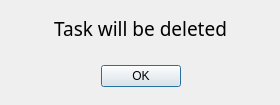
<?xml version="1.0" encoding="UTF-8"?>
<ui version="4.0">
 <class>Confirm</class>
 <widget class="QDialog" name="Confirm">
  <property name="geometry">
   <rect>
    <x>0</x>
    <y>0</y>
    <width>280</width>
    <height>105</height>
   </rect>
  </property>
  <property name="minimumSize">
   <size>
    <width>280</width>
    <height>105</height>
   </size>
  </property>
  <property name="maximumSize">
   <size>
    <width>280</width>
    <height>105</height>
   </size>
  </property>
  <property name="windowTitle">
   <string>Confirmation</string>
  </property>
  <widget class="QDialogButtonBox" name="buttonBox">
   <property name="geometry">
    <rect>
     <x>40</x>
     <y>60</y>
     <width>201</width>
     <height>32</height>
    </rect>
   </property>
   <property name="orientation">
    <enum>Qt::Horizontal</enum>
   </property>
   <property name="standardButtons">
    <set>QDialogButtonBox::Ok</set>
   </property>
   <property name="centerButtons">
    <bool>true</bool>
   </property>
  </widget>
  <widget class="QLabel" name="label">
   <property name="geometry">
    <rect>
     <x>40</x>
     <y>20</y>
     <width>201</width>
     <height>16</height>
    </rect>
   </property>
   <property name="font">
    <font>
     <family>Microsoft YaHei</family>
     <pointsize>14</pointsize>
    </font>
   </property>
   <property name="text">
    <string>Task will be deleted</string>
   </property>
   <property name="alignment">
    <set>Qt::AlignCenter</set>
   </property>
  </widget>
 </widget>
 <resources/>
 <connections>
  <connection>
   <sender>buttonBox</sender>
   <signal>accepted()</signal>
   <receiver>Confirm</receiver>
   <slot>accept()</slot>
   <hints>
    <hint type="sourcelabel">
     <x>248</x>
     <y>254</y>
    </hint>
    <hint type="destinationlabel">
     <x>157</x>
     <y>274</y>
    </hint>
   </hints>
  </connection>
  <connection>
   <sender>buttonBox</sender>
   <signal>rejected()</signal>
   <receiver>Confirm</receiver>
   <slot>reject()</slot>
   <hints>
    <hint type="sourcelabel">
     <x>316</x>
     <y>260</y>
    </hint>
    <hint type="destinationlabel">
     <x>286</x>
     <y>274</y>
    </hint>
   </hints>
  </connection>
 </connections>
</ui>
